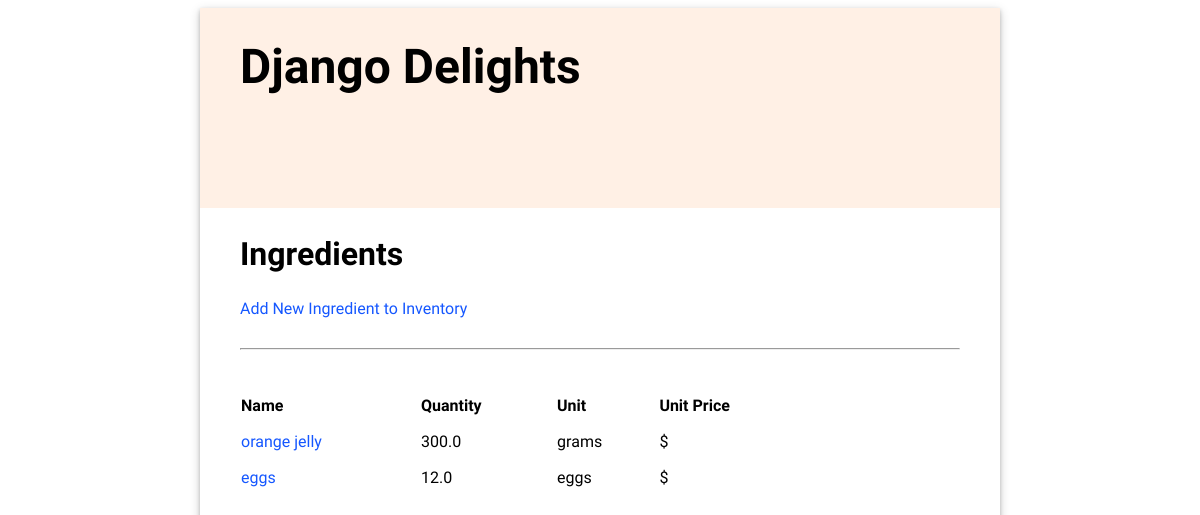
The page /ingredients/ on the database as committed earlier.
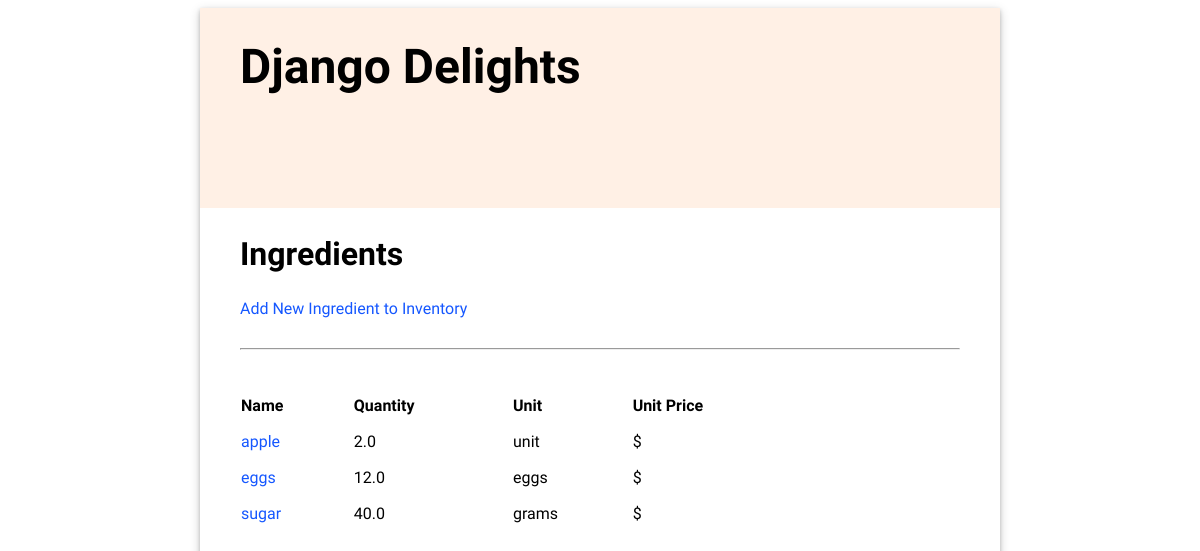
The same page on the database as committed later.
### inventory/models.py (models this page shows, shortened)
class Ingredient(models.Model):
    name = models.CharField(max_length=200, unique=True)
    quantity = models.FloatField(default=0)
    unit = models.CharField(max_length=200)
    price_per_unit = models.FloatField(default=0)

### inventory/views.py (the view)
# urls.py: path('ingredients/', views.IngredientList.as_view(), name="ingredients"),
class IngredientList(generic.ListView):
    model = Ingredient
    template_name = 'inventory/ingredients_list.html'

### inventory/templates/inventory/ingredients_list.html (shortened to what this page needs)
{% extends 'base.html' %}
{% load static %}
{% block content %}
    <h2>Ingredients</h2>
    <a href="{% url 'add_ingredient' %} ">Add New Ingredient to Inventory</a>
    <hr/>
    <table class="inventory-table">
        <thead>
            <tr>
                <th>Name</th>
                <th>Quantity</th>
                <th>Unit</th>
                <th>Unit Price</th>
            </tr>
        </thead>
        <tbody>
        {% for ingredient in object_list %}
            <tr>
                <td>
                    <a href="{% url 'update_ingredient' ingredient.id %}">{{ ingredient.name }}</a>
                </td>
                <td>{{ ingredient.quantity }}</td>
                <td>{{ ingredient.unit }}</td>
                <td class="price">${{ ingredient.unit_price|stringformat:".2f" }}</td>
            </tr>
        {% endfor %}
        </tbody>
    </table>
{% endblock %}

Rows that differ between the two databases and show on the page:
removed Ingredient: name "orange jelly", quantity "300.0", unit "grams"
added Ingredient: name "apple", quantity "2.0", unit "unit"
added Ingredient: name "sugar", quantity "40.0", unit "grams"
